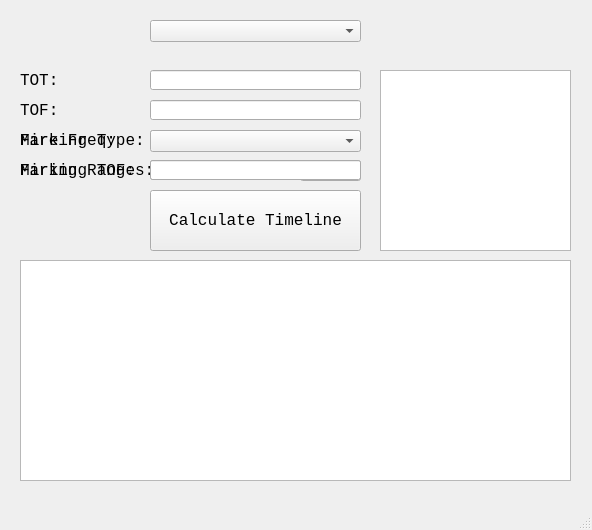
<?xml version="1.0" encoding="UTF-8"?>
<ui version="4.0">
 <class>MainWindow</class>
 <widget class="QMainWindow" name="MainWindow">
  <property name="geometry">
   <rect>
    <x>0</x>
    <y>0</y>
    <width>592</width>
    <height>530</height>
   </rect>
  </property>
  <property name="windowTitle">
   <string>MainWindow</string>
  </property>
  <widget class="QWidget" name="centralwidget">
   <widget class="QComboBox" name="fireTypeSelector">
    <property name="geometry">
     <rect>
      <x>150</x>
      <y>20</y>
      <width>211</width>
      <height>22</height>
     </rect>
    </property>
    <property name="font">
     <font>
      <family>Consolas</family>
      <pointsize>12</pointsize>
     </font>
    </property>
    <property name="currentText">
     <string/>
    </property>
    <property name="placeholderText">
     <string>Select Firing Type</string>
    </property>
   </widget>
   <widget class="QLabel" name="TOTLabel">
    <property name="geometry">
     <rect>
      <x>20</x>
      <y>70</y>
      <width>51</width>
      <height>21</height>
     </rect>
    </property>
    <property name="font">
     <font>
      <family>Consolas</family>
      <pointsize>12</pointsize>
     </font>
    </property>
    <property name="text">
     <string>TOT:</string>
    </property>
   </widget>
   <widget class="QLabel" name="TOFLabel">
    <property name="geometry">
     <rect>
      <x>20</x>
      <y>100</y>
      <width>51</width>
      <height>21</height>
     </rect>
    </property>
    <property name="font">
     <font>
      <family>Consolas</family>
      <pointsize>12</pointsize>
     </font>
    </property>
    <property name="text">
     <string>TOF:</string>
    </property>
   </widget>
   <widget class="QLabel" name="MarkingTypeLabel">
    <property name="geometry">
     <rect>
      <x>20</x>
      <y>130</y>
      <width>131</width>
      <height>21</height>
     </rect>
    </property>
    <property name="font">
     <font>
      <family>Consolas</family>
      <pointsize>12</pointsize>
     </font>
    </property>
    <property name="text">
     <string>Marking Type:</string>
    </property>
   </widget>
   <widget class="QLabel" name="MarkingTOFLabel">
    <property name="geometry">
     <rect>
      <x>20</x>
      <y>160</y>
      <width>131</width>
      <height>21</height>
     </rect>
    </property>
    <property name="font">
     <font>
      <family>Consolas</family>
      <pointsize>12</pointsize>
     </font>
    </property>
    <property name="text">
     <string>Marking TOF:</string>
    </property>
   </widget>
   <widget class="QLabel" name="FireFreqLabel">
    <property name="geometry">
     <rect>
      <x>20</x>
      <y>130</y>
      <width>131</width>
      <height>21</height>
     </rect>
    </property>
    <property name="font">
     <font>
      <family>Consolas</family>
      <pointsize>12</pointsize>
     </font>
    </property>
    <property name="text">
     <string>Fire Freq:</string>
    </property>
   </widget>
   <widget class="QLabel" name="FiringRangesLabel">
    <property name="geometry">
     <rect>
      <x>20</x>
      <y>160</y>
      <width>131</width>
      <height>21</height>
     </rect>
    </property>
    <property name="font">
     <font>
      <family>Consolas</family>
      <pointsize>12</pointsize>
     </font>
    </property>
    <property name="text">
     <string>Firing Ranges:</string>
    </property>
   </widget>
   <widget class="QLineEdit" name="input_1">
    <property name="geometry">
     <rect>
      <x>150</x>
      <y>70</y>
      <width>211</width>
      <height>20</height>
     </rect>
    </property>
    <property name="font">
     <font>
      <family>Consolas</family>
      <pointsize>12</pointsize>
     </font>
    </property>
   </widget>
   <widget class="QPushButton" name="CalculateTimelineButton">
    <property name="geometry">
     <rect>
      <x>150</x>
      <y>190</y>
      <width>211</width>
      <height>61</height>
     </rect>
    </property>
    <property name="font">
     <font>
      <family>Consolas</family>
      <pointsize>12</pointsize>
     </font>
    </property>
    <property name="text">
     <string>Calculate Timeline</string>
    </property>
   </widget>
   <widget class="QLineEdit" name="input_2">
    <property name="geometry">
     <rect>
      <x>150</x>
      <y>100</y>
      <width>211</width>
      <height>20</height>
     </rect>
    </property>
    <property name="font">
     <font>
      <family>Consolas</family>
      <pointsize>12</pointsize>
     </font>
    </property>
   </widget>
   <widget class="QLineEdit" name="input_3">
    <property name="geometry">
     <rect>
      <x>150</x>
      <y>130</y>
      <width>211</width>
      <height>20</height>
     </rect>
    </property>
    <property name="font">
     <font>
      <family>Consolas</family>
      <pointsize>12</pointsize>
     </font>
    </property>
   </widget>
   <widget class="QLineEdit" name="input_4">
    <property name="geometry">
     <rect>
      <x>150</x>
      <y>160</y>
      <width>141</width>
      <height>20</height>
     </rect>
    </property>
    <property name="font">
     <font>
      <family>Consolas</family>
      <pointsize>12</pointsize>
     </font>
    </property>
   </widget>
   <widget class="QPushButton" name="AddFiringRangeButton">
    <property name="geometry">
     <rect>
      <x>300</x>
      <y>160</y>
      <width>61</width>
      <height>21</height>
     </rect>
    </property>
    <property name="font">
     <font>
      <family>Consolas</family>
      <pointsize>12</pointsize>
     </font>
    </property>
    <property name="text">
     <string>ADD</string>
    </property>
   </widget>
   <widget class="QTextBrowser" name="FiringRangesDisplay">
    <property name="geometry">
     <rect>
      <x>380</x>
      <y>70</y>
      <width>191</width>
      <height>181</height>
     </rect>
    </property>
    <property name="font">
     <font>
      <family>Consolas</family>
      <pointsize>12</pointsize>
     </font>
    </property>
   </widget>
   <widget class="QLineEdit" name="input_5">
    <property name="geometry">
     <rect>
      <x>150</x>
      <y>160</y>
      <width>211</width>
      <height>20</height>
     </rect>
    </property>
    <property name="font">
     <font>
      <family>Consolas</family>
      <pointsize>12</pointsize>
     </font>
    </property>
   </widget>
   <widget class="QTextBrowser" name="TimelineDisplay">
    <property name="geometry">
     <rect>
      <x>20</x>
      <y>260</y>
      <width>551</width>
      <height>221</height>
     </rect>
    </property>
    <property name="font">
     <font>
      <family>Consolas</family>
      <pointsize>12</pointsize>
     </font>
    </property>
   </widget>
   <widget class="QComboBox" name="MarkingSelector">
    <property name="geometry">
     <rect>
      <x>150</x>
      <y>130</y>
      <width>211</width>
      <height>22</height>
     </rect>
    </property>
    <property name="font">
     <font>
      <family>Consolas</family>
      <pointsize>12</pointsize>
     </font>
    </property>
    <property name="placeholderText">
     <string>Select Marking Round</string>
    </property>
   </widget>
  </widget>
  <widget class="QMenuBar" name="menubar">
   <property name="geometry">
    <rect>
     <x>0</x>
     <y>0</y>
     <width>592</width>
     <height>21</height>
    </rect>
   </property>
  </widget>
  <widget class="QStatusBar" name="statusbar"/>
 </widget>
 <resources/>
 <connections/>
</ui>
